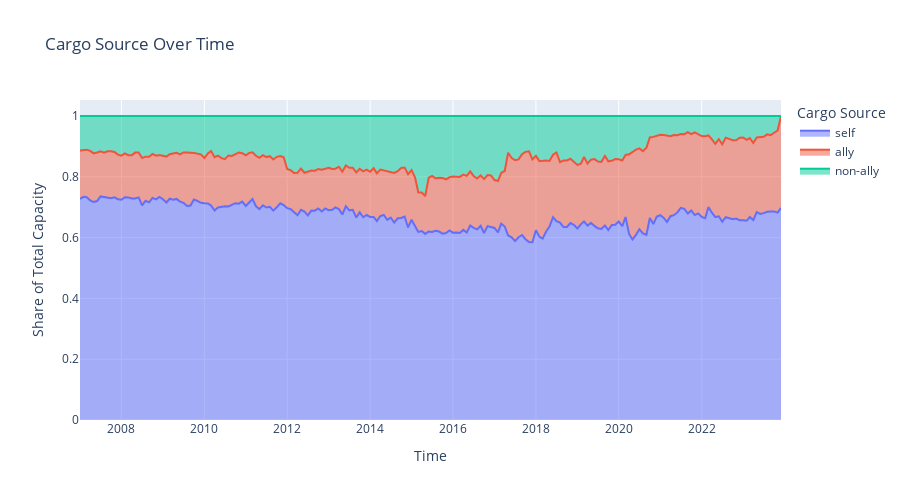

This figure's notebook cell:
### Code cell
df = (
    main_lf
    #get cargo source column
    .with_columns(
        pl.when(pl.col('primary_cargo')==1)
        .then(pl.lit('self'))
        .otherwise(
            pl.when(pl.col('alliance')==pl.col('owner_alliance'))
            .then(pl.lit('ally'))
            .otherwise(pl.lit('non-ally'))
        )
        .alias('cargo_source')
    )
    #group by source and year
    .group_by('cargo_source', 'month')
    .agg(
        pl.col('teus').sum()
    )
    .with_columns((pl.col('teus')/pl.col('teus').sum().over('month')).alias('prop_volume'))
    .cast({'cargo_source':pl.Utf8})
    .sort(by=['month'])
    .collect()
)

px.area(
    df.with_columns(pl.col('month').str.to_datetime('%Y%m')), x='month', y='prop_volume',
    color='cargo_source',
    color_discrete_map={
        'self':'#636EFA',
        'ally':'#EF553B',
        'non-ally':'#00CC96'
    },
    labels={
        'prop_volume':'Share of Total Capacity',
        'cargo_source':'Cargo Source',
        'month':'Time',
        'self':'Self',
        'ally':'Allies',
        'non-ally':'Others'
    },
    category_orders={
        'cargo_source':['self', 'ally', 'non-ally']
    },
    width=900,
    height=500,
    title='Cargo Source Over Time'
)

### Figure 1 — Plotly figure (JSON) as saved in the notebook; plotly's stock layout.template omitted (floating-point values rounded to 4 significant figures; data arrays with more than 128 entries replaced by an {"elided": "..."} marker saying what was removed)
{"data": [{"fillpattern": {"shape": ""}, "hovertemplate": "Cargo Source=self<br>Time=%{x}<br>Share of Total Capacity=%{y}<extra></extra>", "legendgroup": "self", "line": {"color": "#636EFA"}, "marker": {"symbol": "circle"}, "mode": "lines", "name": "self", "orientation": "v", "showlegend": true, "stackgroup": "1", "type": "scatter", "x": {"elided": "204 str values"}, "xaxis": "x", "y": {"elided": "204 float values"}, "yaxis": "y"}, {"fillpattern": {"shape": ""}, "hovertemplate": "Cargo Source=ally<br>Time=%{x}<br>Share of Total Capacity=%{y}<extra></extra>", "legendgroup": "ally", "line": {"color": "#EF553B"}, "marker": {"symbol": "circle"}, "mode": "lines", "name": "ally", "orientation": "v", "showlegend": true, "stackgroup": "1", "type": "scatter", "x": {"elided": "204 str values"}, "xaxis": "x", "y": {"elided": "204 float values"}, "yaxis": "y"}, {"fillpattern": {"shape": ""}, "hovertemplate": "Cargo Source=non-ally<br>Time=%{x}<br>Share of Total Capacity=%{y}<extra></extra>", "legendgroup": "non-ally", "line": {"color": "#00CC96"}, "marker": {"symbol": "circle"}, "mode": "lines", "name": "non-ally", "orientation": "v", "showlegend": true, "stackgroup": "1", "type": "scatter", "x": {"elided": "204 str values"}, "xaxis": "x", "y": {"elided": "204 float values"}, "yaxis": "y"}], "layout": {"height": 500, "legend": {"title": {"text": "Cargo Source"}, "tracegroupgap": 0}, "title": {"text": "Cargo Source Over Time"}, "width": 900, "xaxis": {"anchor": "y", "domain": [0, 1], "title": {"text": "Time"}}, "yaxis": {"anchor": "x", "domain": [0, 1], "title": {"text": "Share of Total Capacity"}}}}
